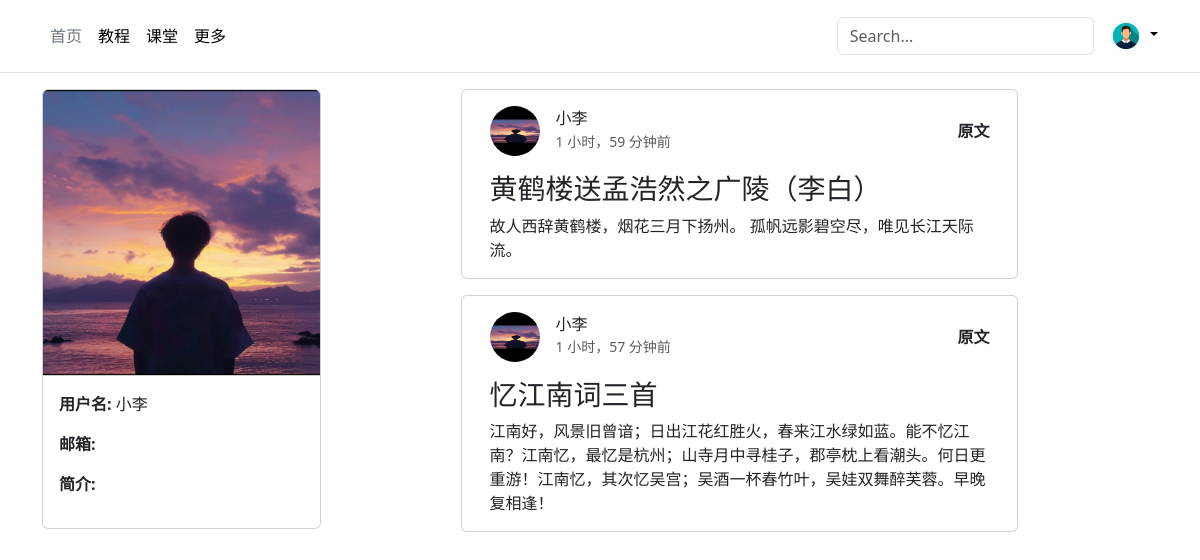
The page /user/profile/4 (signed in) on the database its author committed.
### user/models.py (models this page shows, shortened)
class User(AbstractUser):
    avatar = models.ImageField(upload_to='avatars/', blank=True,default='avatars/default.png')
    bio = models.TextField(max_length=100, blank=True)

### article/models.py (models this page shows, shortened)
class ArticlePost(models.Model):
    author = models.ForeignKey(User, on_delete=models.CASCADE)
    title = models.CharField(max_length=100)
    body = models.TextField()
    created = models.DateTimeField(auto_now_add=True)
    updated = models.DateTimeField(auto_now=True)
    column = models.ForeignKey(Column, on_delete=models.CASCADE, null=True, blank=True,related_name='articles')
    views = models.PositiveIntegerField(default=0)
    likes = models.PositiveIntegerField(default=0)

### user/views.py (the view)
# urls.py: path('profile/<int:pk>', UserProfileView.as_view(), name='profile'),
class UserProfileView(LoginRequiredMixin, DetailView):
    model = User
    template_name = 'user/profile.html'
    context_object_name = 'thisuser'
    def get_object(self):
        pk = self.kwargs.get('pk')
        if pk is None:
            return self.request.user
        return User.objects.get(pk=pk)
    def get_context_data(self, **kwargs):
        context = super().get_context_data(**kwargs)
        user = self.get_object()
        articles = user.articlepost_set.all()  # 获取该用户的文章
        context['articles'] = articles
        return context

### templates/user/profile.html (shortened to what this page needs)
{% extends "base.html" %}
{% block content %}
<div class="container" style="display: flex;">
    <div class="sidebar col-3">
        <div class="card" style="width: 100%;">
            <div class="card-header" style="position: relative; width: 100%; height: 0; padding-bottom: 100%; overflow: hidden;">
                {% if thisuser.avatar %}
                <img src="{{ thisuser.avatar.url }}" alt="User Avatar" style="position: absolute; top: 0; left: 0; width: 100%; height: 100%; object-fit: cover;" />
                {% else %}
                <img src="/static/default.png" alt="Default" style="position: absolute; top: 0; left: 0; width: 100%; height: 100%; object-fit: cover;" />
                {% endif %}
            </div>
            <div class="card-body">
                <p><strong>用户名:</strong> {{ thisuser.username }}</p>
                <p><strong>邮箱:</strong> {{ thisuser.email }}</p>
                <p><strong>简介:</strong> {{ thisuser.bio }}</p>
            </div>
        </div>
    </div>
    <div class="main-content col-9" style="flex: 1; ">
        <div class="container">
            <div class="row justify-content-center">
            {% for article in articles %}
              <div class="card col-lg-8 mb-3" >
            <div class="card-body">
              <div class="d-flex align-items-center mb-3">
                <img src="{{ article.author.avatar.url }}" alt="用户头像" class="rounded-circle me-3" style="width: 50px; height: 50px;">
                <div>
                  <h6 class="mb-0">{{ article.author.username }}</h6>
                  <small class="text-muted">{{ article.created|timesince }}前</small>
                </div>
                <a href="{% url 'article:detail' article.id %}" class="ms-auto text-decoration-none text-dark fw-bold">原文</a>
              </div>
              <h3 class="card-title">{{article.title}}</h3>
              <p class="card-text">{{article.body}}</p>
            </div>
          </div>
          {% endfor %}
              </div>
            </div>
    </div>
</div>
{% endblock %}

### templates/base.html (shortened to what this page needs)
{% load static %}
<!DOCTYPE html>
<html lang="zh-cn">
  <head>
    <link
      rel="stylesheet"
      href="{% static 'bootstrap/css/bootstrap.min.css' %}"
    />
  </head>
  <body>
    <header class="p-3 mb-3 border-bottom">
      <div class="container">
        <div
          class="d-flex flex-wrap align-items-center justify-content-center justify-content-lg-start"
        >
          <ul
            class="nav col-12 col-lg-auto me-lg-auto mb-2 justify-content-center mb-md-0"
          >
            <li>
              <a href="/" class="nav-link px-2 link-secondary">首页</a>
            </li>
            <li>
              <a href="/course" class="nav-link px-2 link-body-emphasis">教程</a>
            </li>
            <li>
              <a href="#" class="nav-link px-2 link-body-emphasis">课堂</a>
            </li>
            <li>
              <a href="#" class="nav-link px-2 link-body-emphasis">更多</a>
            </li>
          </ul>
          <form class="col-12 col-lg-auto mb-3 mb-lg-0 me-lg-3" role="search">
            <input
              type="search"
              class="form-control"
              name="search"
              placeholder="Search..."
              aria-label="Search"
            />
          </form>
          {% if user.is_authenticated %}
          <div class="dropdown text-end">
            <a
              href="#"
              class="d-block link-body-emphasis text-decoration-none dropdown-toggle"
              data-bs-toggle="dropdown"
              aria-expanded="false"
            >
            {% if user.avatar %}
              <img
                src="{{ user.avatar.url}}"
                alt="avatar"
                width="32"
                height="32"
                class="rounded-circle"
              />
              {% endif %}
            </a>
            {% else %}
            <a href="/user/login" class="nav-link px-2 link-secondary">登录</a>
            {% endif %}
          </div>
        </div>
      </div>
    </header>
    {% block content %}{% endblock content %}
  </body>
</html>

### rows shown on the page
User: avatar (placeholder picture)
User: avatar (picture), username "小李"
ArticlePost: author.avatar (picture), author.username "小李", created "1 小时，59 分钟", title "黄鹤楼送孟浩然之广陵（李白）", body "故人西辞黄鹤楼，烟花三月下扬州。 孤帆远影碧空尽，唯见长江天际流。"
ArticlePost: author.avatar (picture), author.username "小李", created "1 小时，57 分钟", title "忆江南词三首", body "江南好，风景旧曾谙；日出江花红胜火，春来江水绿如蓝。能不忆江南？江南忆，最忆是杭州；山寺月中寻桂子，郡亭枕上看潮头。何日更重游！江南忆，其次忆吴宫；吴酒一杯春竹叶，吴娃双舞醉芙蓉。早晚复相逢！"
